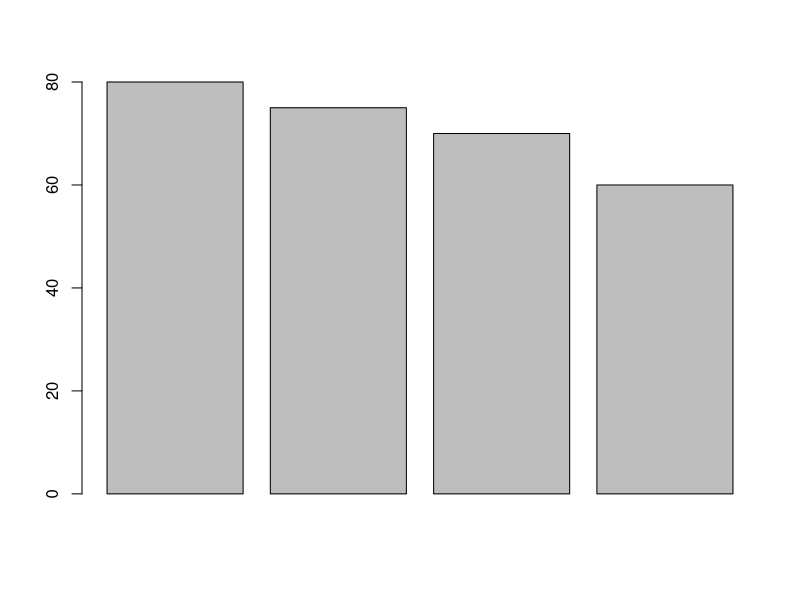
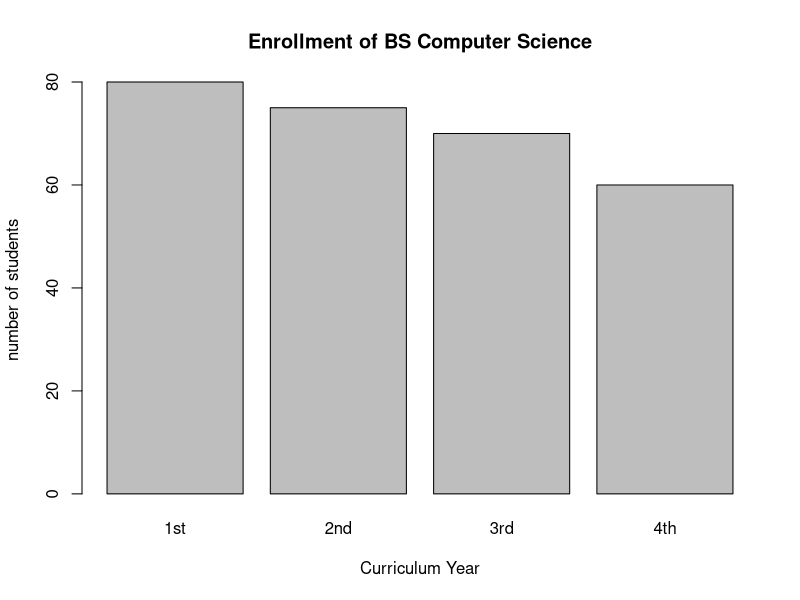
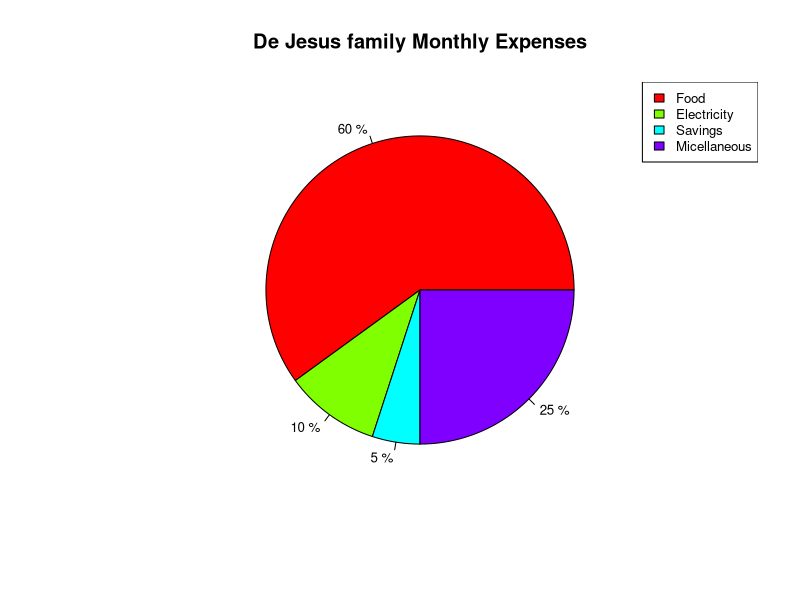
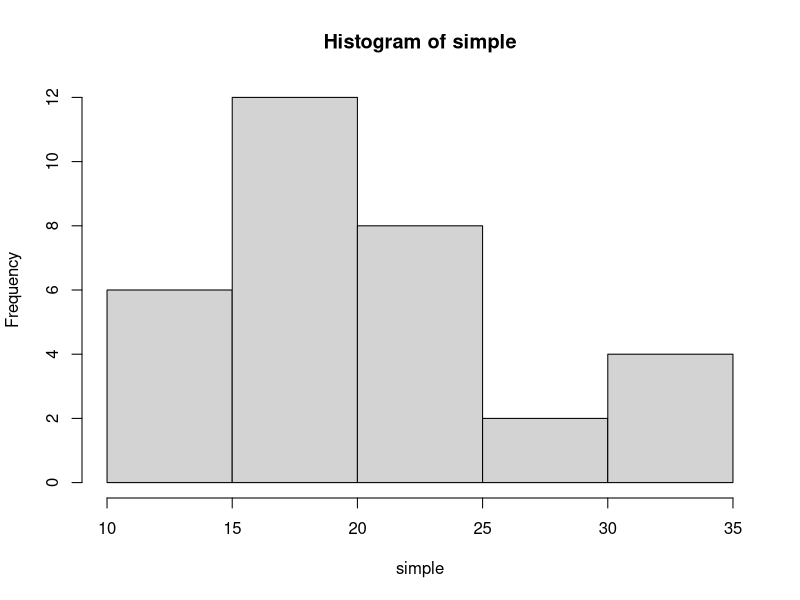
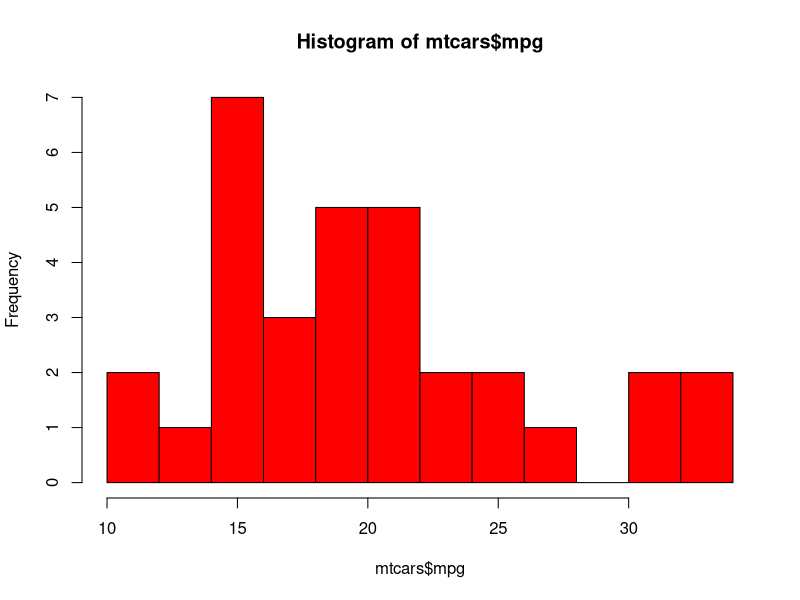
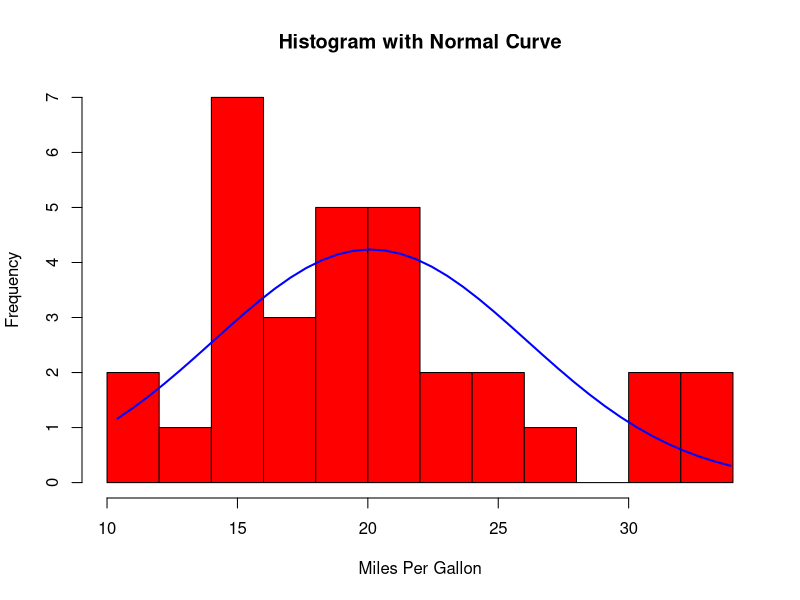
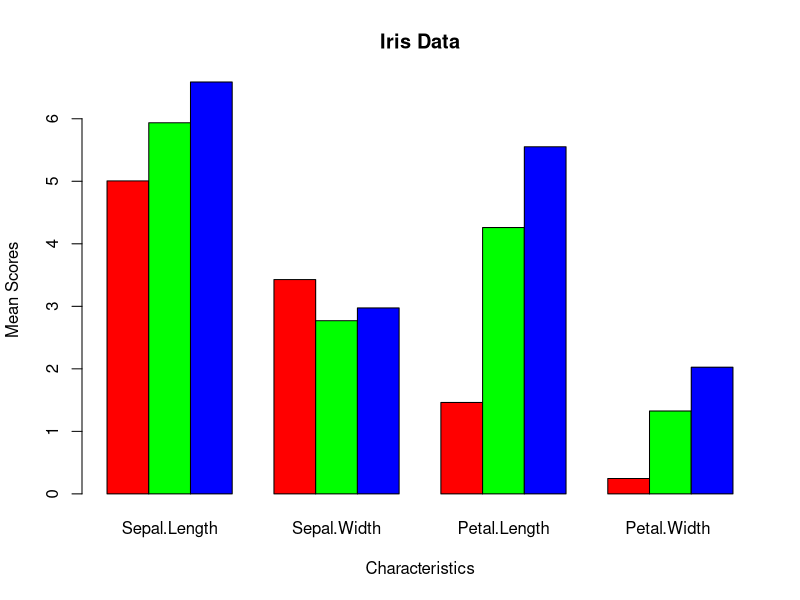

Write R code to recreate these figures, in order.
## ---- chunk 1
#1)The table shows the enrollment of BS in Computer Science, SY 2010-2011.


#a) Plot the data using a bar graph. Write the codes and copy the result.
year <- c(80, 75, 70, 60)
barplot(year)
## ---- chunk 2
#b)Using the same table, label the barchart with
#Title = ” Enrollment of BS Computer Science
#horizontal axis = “Curriculum Year” and
#vertical axis = “number of students”

barplot(year, 
        main= "Enrollment of BS Computer Science",
        xlab = "Curriculum Year",
        ylab = "number of students", names.arg= c("1st", "2nd", "3rd", "4th"))
## ---- chunk 3

#60% on Food, 10% on electricity, 5% for savings, and
#25% for other miscellaneous expenses.

#a)  Create a table for the above scenario.
#Write the codes and its result

av <- c("Food", "Electricity", "Savage", "Micellaneous_expenses")
de <- c(60, 10, 5, 25)

spend <- data.frame(av, de)
spend

tab <- table(spend)
tab
## ---- chunk 4
#b. Plot the data using a pie chart. Add labels, colors and legend.
#Write the codes and its result.

mon = c(60, 10, 5, 25)

data <- round(mon/sum(mon)*100,1)
data <- paste(data, "%", sep = " ")

piechart <- pie( mon, labels = data, cex = 0.8, col = rainbow(4), main = "De Jesus family Monthly Expenses")
legend("topright", c("Food", "Electricity", "Savings", "Micellaneous"), cex = 0.8 , fill = rainbow(4))

## ---- chunk 5
#3 Open the mtcars dataset.
data(mtcars)

#a.. Create a simple histogram specifically for mpg (miles per gallon) variable.
#Use $ to select the mpg only. Write the codes and its result.

data(mtcars)

simple <- (mtcars$mpg)
hist(simple,)
## ---- chunk 6
#b. Colored histogram with different number of bins.
# hist(mtcars$mpg, breaks=12, col="red")
#Note: breaks=controls the number of bins.

hist(mtcars$mpg, breaks=12, col="red")


#c. Add a Normal Curve
#Copy the result
histo <-hist(simple, breaks=10, col="red", xlab ="Miles Per Gallon",
             main="Histogram with Normal Curve")
xfit<-seq(min(simple),max(simple),length=40)
yfit<-dnorm(xfit,mean=mean(simple),sd=sd(simple))
yfit <- yfit*diff(histo$mids[1:2])*length(simple)
lines(xfit, yfit, col="blue", lwd=2)
## ---- chunk 7
#4 Open the iris dataset. Create a subset for each species.

data(iris)
View(iris)
## ---- chunk 8
#a. Write the codes and its result.

data_set1<- subset(iris, Species == "setosa")
data_set2<- subset(iris, Species == "versicolor")
data_set3<- subset(iris, Species == "virginica")
data_set1
data_set2
data_set3
## ---- chunk 9
#b.Get the mean for every characteristics of each species using colMeans().
#Write the codes and its result.
#Example:setosa <- colMeans(setosa[sapply(setosaDF,is.numeric)])

setosa <- colMeans(data_set1[sapply(data_set1,is.numeric)])
versicolor <- colMeans(data_set2[sapply(data_set2,is.numeric)])
virginica <- colMeans(data_set3[sapply(data_set3,is.numeric)])
setosa
versicolor 
virginica
## ---- chunk 10
#c Combine all species by using rbind()
#The table should be look like this:

species <- rbind(setosa, versicolor, virginica)
species
## ---- chunk 11
#d. From the data in 4-c: Create the barplot().
#Write the codes and its result.
#The barplot should be like this.

barplot(species, beside = TRUE, col= c("red", "green", "blue"),
        main= "Iris Data",
        xlab= "Characteristics",
        ylab= "Mean Scores", names.arg= c("Sepal.Length", "Sepal.Width", "Petal.Length", "Petal.Width "))
